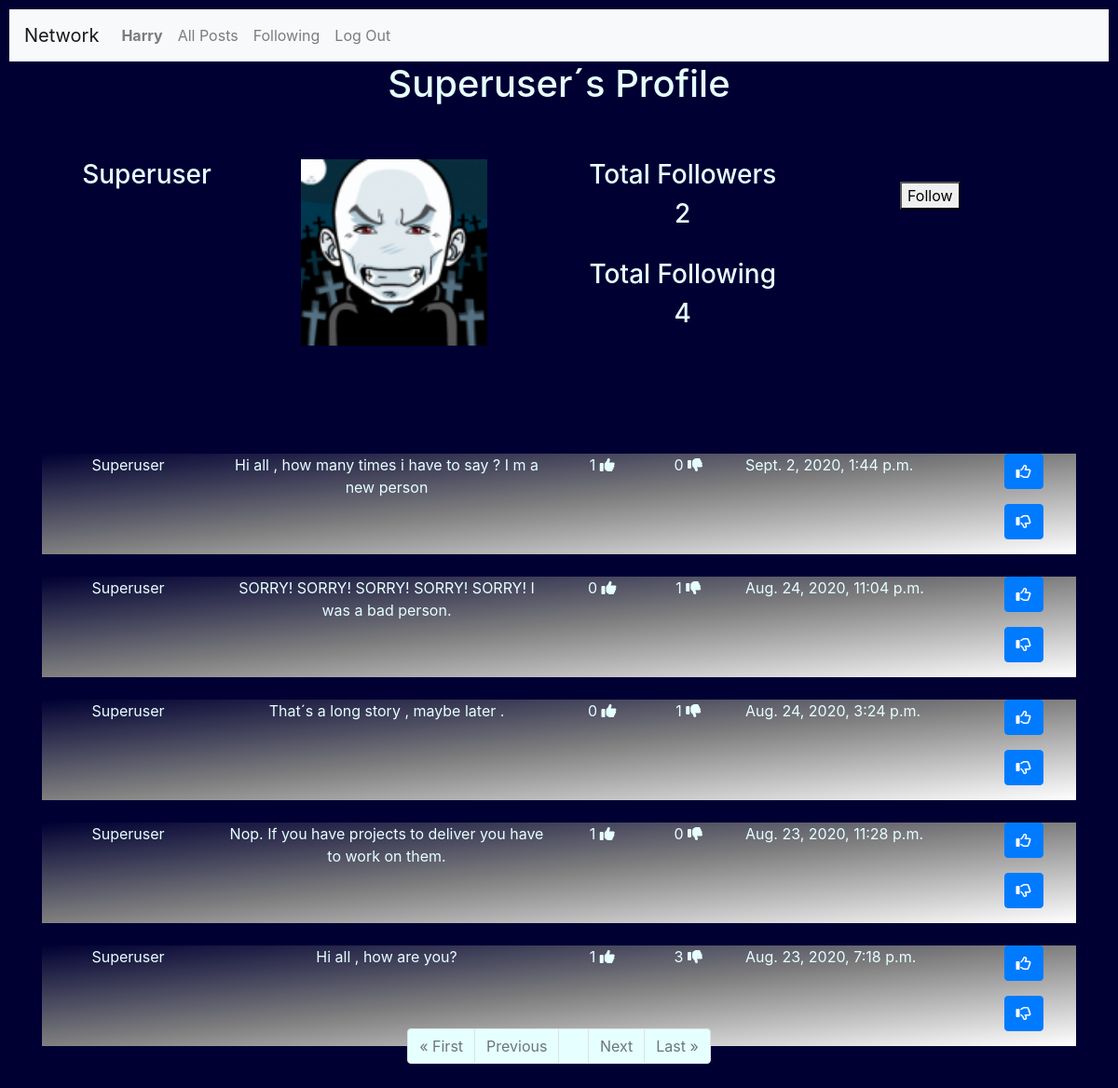
/profile/superuser (signed in), run on the app's committed database.
### network/models.py (models this page shows, shortened)
class User(AbstractUser):
    pass

class Profile(models.Model):
    User = models.ForeignKey('User', on_delete = models.CASCADE)
    Follower = models.ManyToManyField('User', blank=True, related_name="Followers")  #seguidores
    Following = models.ManyToManyField('User',blank=True, related_name= "Following")  #seguindo
    Avatar = models.ImageField(upload_to="media", blank=True)

class Posts(models.Model):
    User = models.ForeignKey('User', on_delete = models.CASCADE)
    Post = models.TextField(max_length=255)
    Date = models.DateTimeField(auto_now_add=True)
    Likes = models.IntegerField(blank=True, null=True)
    Unlikes = models.IntegerField(blank=True, null=True)

### network/views.py (the view)
# urls.py: path("profile/<str:username>",views.profile, name="profile"),
@login_required
@csrf_exempt
def profile(request,username):
    if request.user.is_authenticated:
        profile= []
        UserPosts = []
        TFollowers = 0
        TFollowing = 0
        searchuser = username
        userid = User.objects.filter(username=searchuser).values('id')
        print("inside profile")
        for u in userid:
            User_id = int(u['id'])
        print(userid, User_id )
        profile = Profile.objects.filter(User=User_id )
        UserPosts = Posts.objects.filter(User=User_id).order_by('-Date')
        for FS in profile:
            TFollowers = FS.Follower.all().count() #total followers
            UFollowers = FS.Follower.all() #followers names
        for FG in profile:
            TFollowing = FG.Following.all().count() #total following
            UFollowing = FG.Following.all() #following names
        if request.user.id == User_id:
            ShowFollowornot = "no"
        else:
            ShowFollowornot = "yes"
        if request.user in UFollowers:
           btnfollow = "Unfollow"
        else:
            btnfollow = "Follow"
        paginator = Paginator(UserPosts, 10)
        page_number = request.GET.get('page')
        page_itens = paginator.get_page(page_number)
        context={
            "User":searchuser,
            "Profiles":profile,
            "TotalFollowers":TFollowers,
            "TotalFollowing":TFollowing,
            "ShowFollowornot" :ShowFollowornot,
            "btnfollow" : btnfollow,
            "UserFollowers":UFollowers,
            "Userfollowing":UFollowing ,
            "page_obj": page_itens,
            "UserEdit" : request.user.username,
        }
        return render(request, "network/profile.html", context)
    else:
        context={
            "Message": "Please Login or join our Network",
        }
        return render(request, "network/login.html", context)

### network/templates/network/profile.html (shortened to what this page needs)
{% extends "network/layout.html" %}
{% load static %}
{% block body %}
  <h1>{{ User|title }}´s Profile</h1>
  <hr>
  <div class="form-group" >
      <form >
      {% for P  in Profiles %}
            <div class="container" style="border:#004d00; width:90%" >
                 <br>
                 <div class="row"  width="1700px" style="text-align: center;">
                      <div class="col-lg-2" >
                           <h3>{{P.User |title}}</h3>
                      </div>
                      <div class="col-lg-4">
                           <img src=" {{P.Avatar.url}} "  width="200" style="text-align: center;" alt={{P.Avatar}}>
                      </div>
                       <div class="col-lg-3" style="text-align: center;">
                            <h3>Total Followers    </h3>
                            <h3 >{{TotalFollowers}} </h3>
                            <br>
                            <h3>Total Following    </h3>
                            <h3>{{TotalFollowing}} </h3>
                        </div>
                        {% if ShowFollowornot == "yes" %}
                               <div class="col-lg-3"  id="Follow" style="text-align: center;">
                                    <br>
                                    <button type="Submit" id="follow_me"  value={{btnfollow}} > {{btnfollow}}   </button>
                                    <br>
                               </div>
                        {% endif %}
              </div>
            </div>
      {% endfor %}
    </form>
</div>
<div class="container" style="border:#004d00; width:100%">
    {%for Post in page_obj %}
        <div class="container" style="position:relative; top:100px;background-image: linear-gradient(to top left, white, gray,	 #000033 );">
              <div class="row">
                  <div class="col-lg-2" style="text-align: center;">
                    <p> {{ Post.User |title }} </p>
                  </div>
                  <div class="col-lg-4" style="text-align: center;">
                        <div id="divpost-{{Post.id}}">
                            <p id={{Post.id}}> {{Post.Post}} </p>
                        </div>
                  </div>
                  <div class="col-lg-1" style="text-align: center;">
                        {% if Post.Likes == None%}
                               <p> 0 <i class="fas fa-thumbs-up"></i></p>
                        {% else %}
                               <p> {{ Post.Likes  }}  <i class="fas fa-thumbs-up"></i></p>
                        {% endif %}
                   </div>
                   <div class="col-lg-1" style="text-align: center;">
                        {% if Post.Unlikes == None%}
                              <p> 0 <i class="fas fa-thumbs-down"></i></p>
                        {% else %}
                              <p> {{ Post.Unlikes }}  <i class="fas fa-thumbs-down"></i></p>
                        {% endif %}
                   </div>
                   <div class="col-lg-3">
                             <p> {{Post.Date}} </p>
                   </div>
                   <div class="col-lg-1">
                     <p> <button class="btn btn-primary" id="likes-{{Post.id}}" onclick="likepost({{Post.id}})">
                          <i class="far fa-thumbs-up"></i>
                         </button></p>
                     <p> <button class="btn btn-primary" id="unlikes-{{Post.id}}" onclick="unlikepost({{Post.id}})">
                            <i class="far fa-thumbs-down"></i>
                         </button></p>
                   </div>
              </div>
        </div>
        <br>
    {% endfor %}
    <br>
    <hr>
    <form>
       <div class="container" >
          <ul class="pagination justify-content-center"  >
              {% if page_obj.has_previous %}
                        <li class="page-item"><a href="?page=1" class="page-link" style="background-color:#e6ffff;">&laquo; First</a></li>
                        <li class="page-item"><a href="?page={{ page_obj.previous_page_number }}" class="page-link" style="background-color:#e6ffff;">Previous</a></li>
              {% else %}
                    <li class="page-item disabled"><a class="page-link" style="background-color:#e6ffff;">&laquo; First</a></li>
                    <li class="page-item disabled"><a class="page-link" style="background-color:#e6ffff;">Previous</a></li>
              {% endif %}
              {% if page_obj.number %}
                    <li class="page-item"><a class="page-link" style="background-color:#e6ffff;">{{ page_obj.number }}</a></li>
              {% else %}
                    <li class="page-item"><a class="page-link" style="background-color:#e6ffff;">0</a></li>
              {% endif %}
              {% if page_obj.has_next %}
                    <li class="page-item"><a href="?page={{ page_obj.next_page_number }}" class="page-link" style="background-color:#e6ffff;">Next</a></li>
                    <li class="page-item"><a href="?page={{ page_obj.paginator.num_pages }}" class="page-link" style="background-color:#e6ffff;">Last &raquo;</a></li>
              {% else %}
                    <li class="page-item disabled"><a class="page-link" style="background-color:#e6ffff;">Next</a></li>
                    <li class="page-item disabled"><a class="page-link" style="background-color:#e6ffff;">Last &raquo;</a></li>
              {% endif %}
        </ul>
      </div>
    </form>
</div>
{% endblock %}

### network/templates/network/layout.html (shortened to what this page needs)
{% load static %}
<!DOCTYPE html>
<html lang="en">
    <head>
        <link rel="stylesheet" href="https://stackpath.bootstrapcdn.com/bootstrap/4.4.1/css/bootstrap.min.css">
        <link rel="stylesheet" href="https://cdnjs.cloudflare.com/ajax/libs/font-awesome/4.7.0/css/font-awesome.min.css">
        <link href="{% static 'network/styles.css' %}" rel="stylesheet">
    </head>
    <body>
        <nav class="navbar navbar-expand-lg navbar-light bg-light" >
            <a class="navbar-brand" href="#">Network</a>
            <div style="color : #000033;">
              <ul class="navbar-nav mr-auto">
                {% if user.is_authenticated %}
                    <li class="nav-item">
                        <a class="nav-link" href="{% url 'network:profile' user.username  %}"><strong>{{ user.username |title}}</strong></a>
                    </li>
                {% endif %}
                <li class="nav-item">
                  <a class="nav-link" href="{% url 'network:index' %}">All Posts</a>
                </li>
                {% if user.is_authenticated %}
                    <li class="nav-item">
                        <a class="nav-link" href="{% url 'network:following' %}">Following</a>
                    </li>
                    <li class="nav-item">
                        <a class="nav-link" href="{% url 'network:logout' %}">Log Out</a>
                    </li>
                {% endif %}
              </ul>
            </div>
          </nav>
        <div class="body">
            {% block body %}
            {% endblock %}
        </div>
    </body>
</html>

### network/static/network/styles.css (style rules this page uses)
body { padding: 10px; color: #e6ffff ; background-color: #000033; background-position: center; background-repeat: no-repeat; background-size: cover; height: 100%; width: 100%; }
h1 { text-align: center; }

### data on the page
User: username "Harry"
User: username "Superuser"
Profile: User "Superuser", Avatar (picture), TotalFollowers "2", TotalFollowing "4", btnfollow "Follow"
Posts: User "Superuser", Post "Hi all , how many times i have to say ? I m a new person", Likes "1", shows "0", Date "Sept. 2, 2020, 1:44 p.m."
Posts: User "Superuser", Post "SORRY! SORRY! SORRY! SORRY! SORRY! I was a bad person.", shows "0", Unlikes "1", Date "Aug. 24, 2020, 11:04 p.m."
Posts: User "Superuser", Post "That´s a long story , maybe later .", shows "0", Unlikes "1", Date "Aug. 24, 2020, 3:24 p.m."
Posts: User "Superuser", Post "Nop. If you have projects to deliver you have to work on them.", Likes "1", shows "0", Date "Aug. 23, 2020, 11:28 p.m."
Posts: User "Superuser", Post "Hi all , how are you?", Likes "1", Unlikes "3", Date "Aug. 23, 2020, 7:18 p.m."
